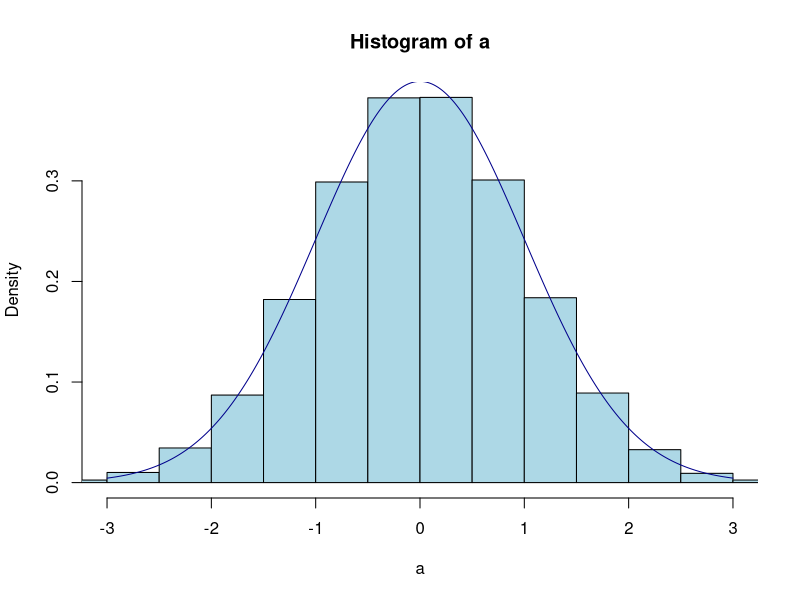

The R source for this figure:
#Law of large numbers demonstation
#adjust the value of n start
#start at about 5 and go up from there

counter <- 0L
n <- 100000L
for(i in a <- rnorm(n, mean=0, sd=1L)){
  if(i < 1L & i > -1L){
    counter <- counter + 1L
  }
}
meanLLC <- counter / n
hist(a, col="LightBlue", freq=F, xlim=0+c(-3L,3L))
curve(dnorm(x, mean=0, sd=1L), from = -3L, to=3L, n=n, add=T, col="DarkBlue")

